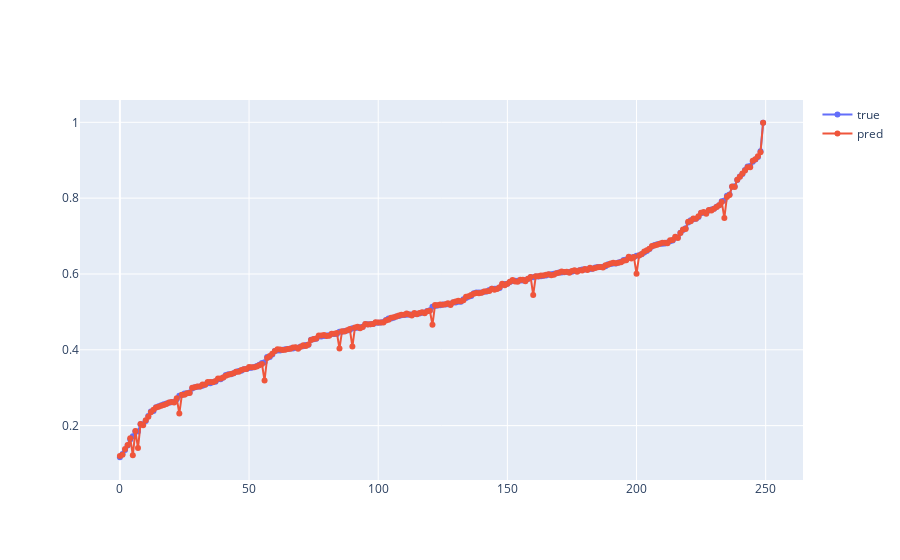

The notebook cell this image was saved under:
### Markdown cell above
### huber regression

### Code cell
from sklearn.linear_model import HuberRegressor

clf = HuberRegressor()
model_name = 'huber'
clf.fit(Xtrain, ytrain)

pred = clf.predict(Xtest)
rst_mse = mse(ytest, pred)
rst_score = clf.score(Xtrain, ytrain)
mseret[model_name] = rst_mse
scoreret[model_name] = rst_score
print(rst_mse, rmse(ytest, pred), mae(ytest, pred))
print(clf.score(Xtrain, ytrain), rst_score)
edf = pd.DataFrame({'target': ytest, 'pred': pred})
edf.sort_values(by='target', inplace=True)
draw_lines([i for i in range(len(ytest))], [edf.target, edf.pred], ['true', 'pred'])

### Figure 1 — Plotly figure (JSON) as saved in the notebook; plotly's stock layout.template omitted (floating-point values rounded to 4 significant figures; data arrays with more than 128 entries replaced by an {"elided": "..."} marker saying what was removed)
{"data": [{"mode": "lines+markers", "name": "true", "type": "scatter", "x": {"elided": "250 int values"}, "y": {"elided": "250 float values"}}, {"mode": "lines+markers", "name": "pred", "type": "scatter", "x": {"elided": "250 int values"}, "y": {"elided": "250 float values"}}], "layout": {}}
